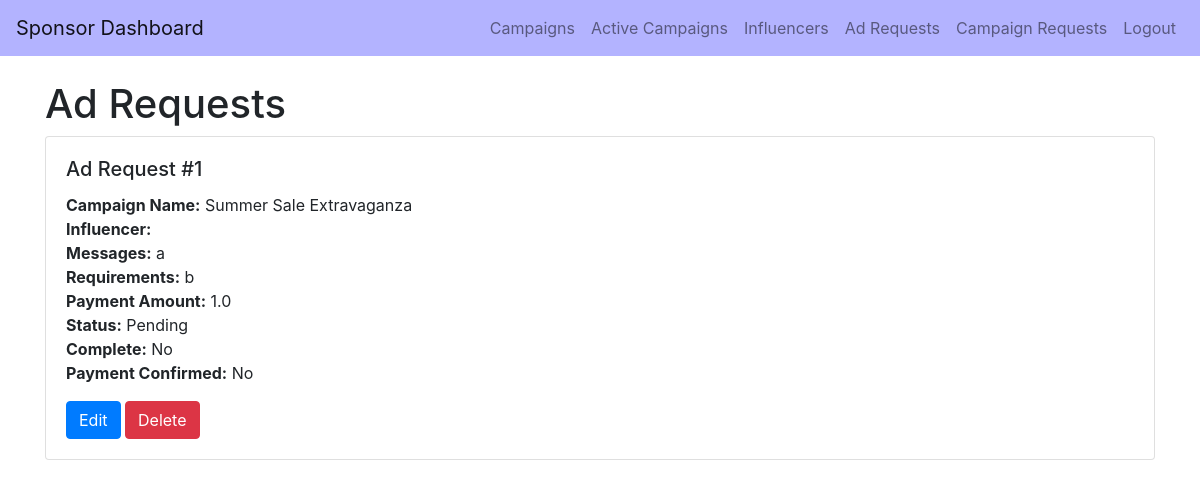
Page /sponsor_ad_requests/google_admin on the earlier database version.
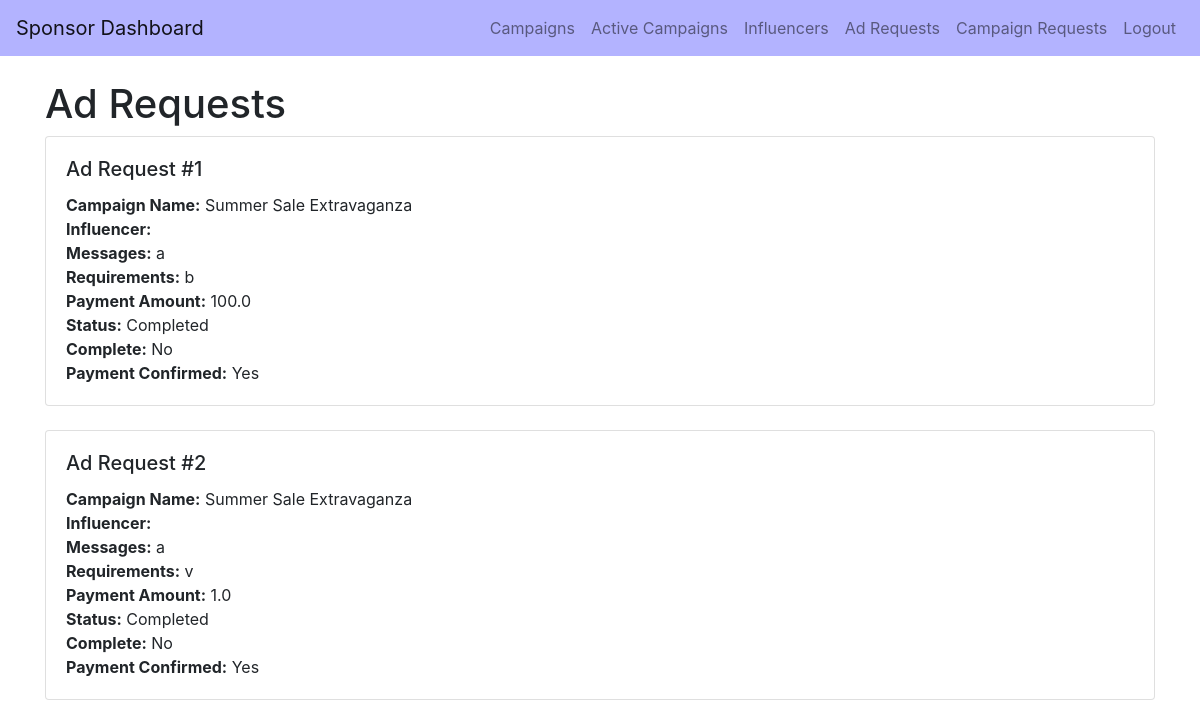
Same page on the later database version.
### backend/models.py (models this page shows)
class AdRequest(db.Model):
    __tablename__ = 'ad_request'
    id = db.Column(db.Integer, primary_key=True)
    campaign_id = db.Column(db.Integer, db.ForeignKey('campaign.id'), nullable=False)
    influencer_id = db.Column(db.Integer, db.ForeignKey('user.id'), nullable=False)
    messages = db.Column(db.Text, nullable=True)
    requirements = db.Column(db.Text, nullable=False)
    payment_amount = db.Column(db.Float, nullable=False)
    status = db.Column(db.String(10), nullable=False)  # Pending, Accepted, Rejected
    complete = db.Column(db.Boolean, default=False, nullable=False)
    complete_confirmed = db.Column(db.Boolean, default=False, nullable=False)
    payment = db.Column(db.Boolean, default=False, nullable=False)
    influencer = db.relationship('User', backref='ad_requests_user', foreign_keys=[influencer_id])
    campaign = db.relationship('Campaign', backref='ad_requests_campaign', foreign_keys=[campaign_id])

class Campaign(db.Model):
    __tablename__ = 'campaign'
    id = db.Column(db.Integer, primary_key=True)
    name = db.Column(db.String(100), nullable=False)
    description = db.Column(db.Text, nullable=False)
    start_date = db.Column(db.Date, nullable=False)
    end_date = db.Column(db.Date, nullable=False)
    budget = db.Column(db.Float, nullable=False)
    visibility = db.Column(db.String(10), nullable=False)  # public, private
    goals = db.Column(db.Text, nullable=False)
    niche = db.Column(db.String(50), nullable=False)
    status = db.Column(db.String(10), nullable=False)
    flagged = db.Column(db.Boolean, default=False, nullable=False)
    user_id = db.Column(db.Integer, db.ForeignKey('user.id'), nullable=False)
    ad_requests = db.relationship('AdRequest', backref='campaigns_ad_requests', cascade="all, delete-orphan")
    campaign_requests = db.relationship('CampaignRequest', backref='campaign_campaign_requests', cascade="all, delete-orphan")

### backend/controller.py (the view)
@app.route('/sponsor_ad_requests/<string:username>')
def sponsor_ad_requests(username):
    user = User.query.filter_by(username=username).first()
    if user is None:
        return "User not found", 404
    sponsor = Sponsor.query.filter_by(user_id=user.id).first()
    if sponsor is None:
        return "Sponsor not found", 404
    ad_requests = AdRequest.query.join(Campaign).join(User, AdRequest.influencer_id == User.id).filter(
        Campaign.user_id == sponsor.user_id
    ).all()
    return render_template('sponsor_ad_requests.html', username=username, ad_requests=ad_requests)

### templates/sponsor_ad_requests.html (shortened to what this page needs)
<!DOCTYPE html>
<html lang="en">
<head>
    <link rel="stylesheet" href="{{ url_for('static', filename='css/styles.css') }}">
    <link href="https://stackpath.bootstrapcdn.com/bootstrap/4.5.2/css/bootstrap.min.css" rel="stylesheet">
</head>
<body>
    <nav class="navbar navbar-expand-lg navbar-light" style="background-color: #b3b3ff;">
        <a class="navbar-brand" href="/sponsor_dashboard/{{ username }}">Sponsor Dashboard</a>
        <div class="collapse navbar-collapse">
            <ul class="navbar-nav ml-auto">
                <li class="nav-item">
                    <a class="nav-link" href="/sponsor_campaigns/{{ username }}">Campaigns</a>
                </li>
                <li class="nav-item">
                    <a class="nav-link" href="{{ url_for('active_campaigns_sponsor', username=username) }}">Active Campaigns</a>
                </li>
                <li class="nav-item">
                    <a class="nav-link" href="/sponsor_influencers/{{ username }}">Influencers</a>
                </li>
                <li class="nav-item">
                    <a class="nav-link" href="/sponsor_ad_requests/{{ username }}">Ad Requests</a>
                </li>
                <li class="nav-item">
                    <a class="nav-link" href="/sponsor_campaign_requests/{{ username }}">Campaign Requests</a>
                </li>
                <li class="nav-item">
                    <a class="nav-link" href="{{ url_for('logout') }}">Logout</a>
                </li>
            </ul>
        </div>
    </nav>
    <div class="container mt-4">
        <h1>Ad Requests</h1>
        <div class="row">
            {% if ad_requests %}
                {% for request in ad_requests %}
                    <div class="col-12 mb-4">
                        <div class="card">
                            <div class="card-body">
                                <h5 class="card-title">Ad Request #{{ request.id }}</h5>
                                <p class="card-text">
                                    <strong>Campaign Name:</strong> {{ request.campaign.name }}<br>
                                    <strong>Influencer:</strong> {{ request.influencer.influencer.name }}<br>
                                    <strong>Messages:</strong> {{ request.messages }}<br>
                                    <strong>Requirements:</strong> {{ request.requirements }}<br>
                                    <strong>Payment Amount:</strong> {{ request.payment_amount }}<br>
                                    <strong>Status:</strong> {{ request.status }}<br>
                                    <strong>Complete:</strong> {{ 'Yes' if request.complete else 'No' }}<br>
                                    <strong>Payment Confirmed:</strong> {{ 'Yes' if request.payment else 'No' }}<br>
                                </p>
                                {% if request.status == 'Pending' %}
                                <button class="btn btn-primary" data-toggle="modal" data-target="#editModal{{ request.id }}">Edit</button>
                                <form action="{{ url_for('delete_ad_request', request_id=request.id) }}" method="POST" style="display:inline;">
                                    <button type="submit" class="btn btn-danger">Delete</button>
                                </form>
                                {% endif %}
                            </div>
                        </div>
                    </div>
                {% endfor %}
            {% else %}
                <p>No ad requests found.</p>
            {% endif %}
        </div>
    </div>
</body>
</html>

Differences in the rows shown:
changed AdRequest id 1: payment_amount "1.0" → "100.0"; status "Pending" → "Completed"; payment "No" → "Yes"; no longer shows "Edit Delete"
added AdRequest: id "2", campaign.name "Summer Sale Extravaganza", messages "a", requirements "v", payment_amount "1.0", status "Completed", complete "No", payment "Yes"
